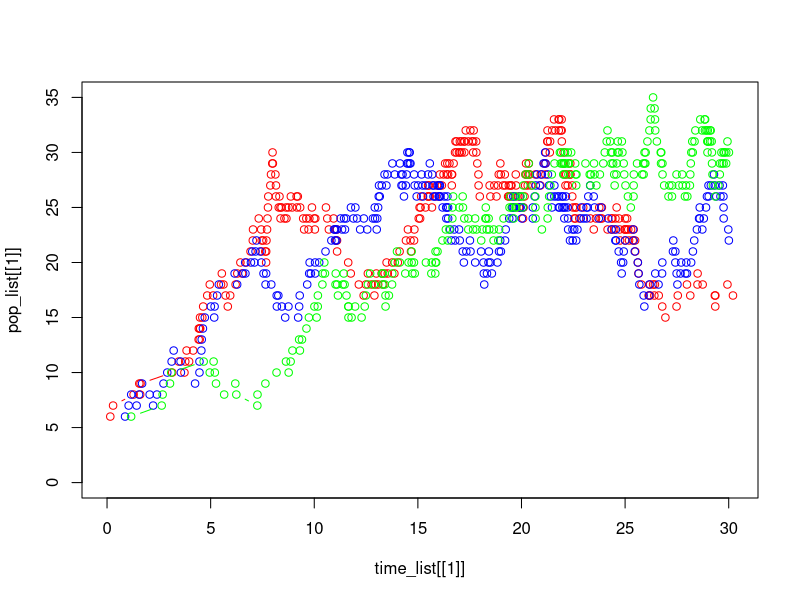

Write R code to recreate this figure.
## ---- chunk 1
knitr::opts_chunk$set(echo = TRUE)
## ---- chunk 2

t <- 0
i <- 5
lambda_i <- (1/5)*i + 1
mu_i <- (1/100)*i^2

pop_list <- list()
time_list <- list()

for( j in seq(1:1000)){
  
  t <- 0
  i <- 5
  
  q <- 1
  
  event_vec <- numeric()
  time_vec <- numeric()
  
  while(t<30){
    
    lambda_i <- (1/5)*i + 1
    mu_i <- (1/100)*i^2
    gamma_i <- lambda_i + mu_i
    
    arrival <- rexp(1, gamma_i)
    t <- t + arrival
    time_vec[q] <- t
    
    birth <- rbinom(1, 1, lambda_i/gamma_i)
    
    if (birth == 1){
      i <- i + 1
      event_vec[q] <- i
      q <- q + 1
    } else {
      i <- i - 1
      event_vec[q] <- i
      q <- q + 1
    }
    
  }
  
  pop_list[[j]] <- event_vec
  time_list[[j]] <- time_vec
  
  
}


plot(time_list[[1]], pop_list[[1]], col = "red", type = "b", xlim = c(0,max( time_list[[1]] ) ), ylim = c(0, max( pop_list[[1]], pop_list[[2]],pop_list[[3]] ) ))

points(time_list[[2]], pop_list[[2]], col = "blue", type = "b")

points(time_list[[3]], pop_list[[3]], col = "green", type = "b")






## ---- chunk 3

max_vec <- NULL

for (i in seq(1:length(pop_list))){
  
  max_vec[i] <- (max(pop_list[[i]]) > 40)
  
}

mean(max_vec)

